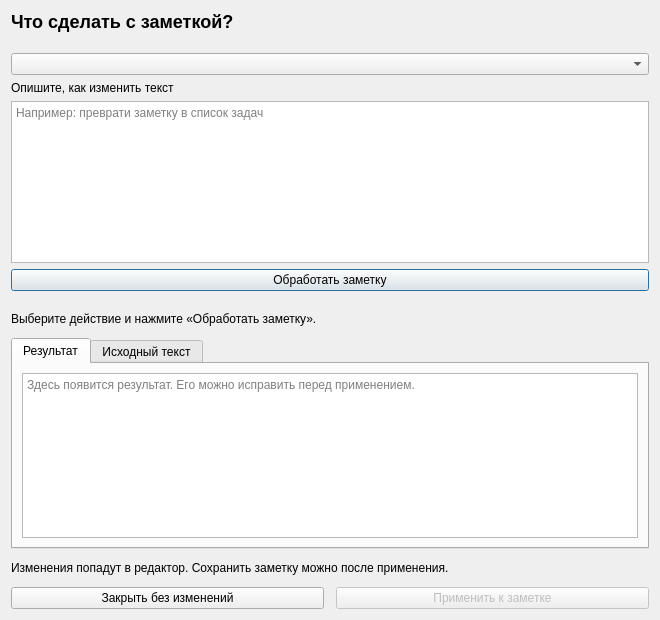
<?xml version="1.0" encoding="UTF-8"?>
<ui version="4.0"><class>PreviewWindow</class><widget class="QDialog" name="PreviewWindow">
<property name="windowTitle"><string>Редактирование с ИИ</string></property>
<property name="geometry"><rect><x>0</x><y>0</y><width>660</width><height>620</height></rect></property>
<layout class="QVBoxLayout" name="verticalLayout">
<property name="spacing"><number>12</number></property>
<item><widget class="QLabel" name="heading"><property name="text"><string>Что сделать с заметкой?</string></property><property name="styleSheet"><string>font-size: 18px; font-weight: 600;</string></property></widget></item>
<item><widget class="QWidget" name="controls"><layout class="QVBoxLayout" name="controlsLayout">
<property name="leftMargin"><number>0</number></property><property name="rightMargin"><number>0</number></property>
<item><widget class="QComboBox" name="presetCombo"><property name="accessibleName"><string>Действие с заметкой</string></property><property name="minimumHeight"><number>34</number></property></widget></item>
<item><widget class="QLabel" name="promptLabel"><property name="text"><string>Опишите, как изменить текст</string></property></widget></item>
<item><widget class="QPlainTextEdit" name="promptInput"><property name="placeholderText"><string>Например: преврати заметку в список задач</string></property><property name="maximumHeight"><number>90</number></property></widget></item>
<item><widget class="QPushButton" name="runButton"><property name="text"><string>Обработать заметку</string></property><property name="minimumHeight"><number>36</number></property></widget></item>
</layout></widget></item>
<item><widget class="QLabel" name="statusLabel"><property name="text"><string>Выберите действие и нажмите «Обработать заметку».</string></property><property name="wordWrap"><bool>true</bool></property></widget></item>
<item><widget class="QTabWidget" name="textTabs">
<widget class="QWidget" name="resultTab"><attribute name="title"><string>Результат</string></attribute><layout class="QVBoxLayout" name="resultLayout"><item><widget class="QPlainTextEdit" name="resultEditor"><property name="placeholderText"><string>Здесь появится результат. Его можно исправить перед применением.</string></property></widget></item></layout></widget>
<widget class="QWidget" name="sourceTab"><attribute name="title"><string>Исходный текст</string></attribute><layout class="QVBoxLayout" name="sourceLayout"><item><widget class="QPlainTextEdit" name="sourceEditor"><property name="readOnly"><bool>true</bool></property></widget></item></layout></widget>
</widget></item>
<item><widget class="QLabel" name="saveHint"><property name="text"><string>Изменения попадут в редактор. Сохранить заметку можно после применения.</string></property><property name="wordWrap"><bool>true</bool></property></widget></item>
<item><layout class="QHBoxLayout" name="buttonsLayout">
<item><widget class="QPushButton" name="cancelButton"><property name="text"><string>Закрыть без изменений</string></property></widget></item>
<item><widget class="QPushButton" name="applyButton"><property name="text"><string>Применить к заметке</string></property><property name="enabled"><bool>false</bool></property></widget></item>
</layout></item></layout></widget><resources/><connections/></ui>
